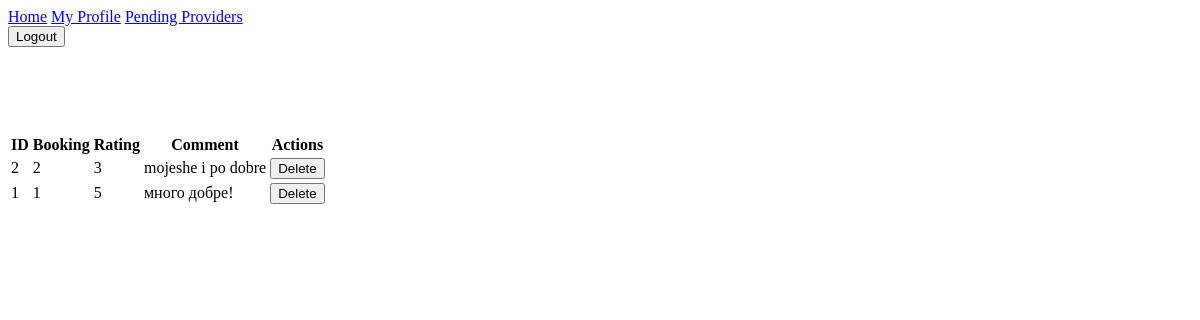
The app's page /admin/reviews (signed in) with its own data.
### app/models/review.py (models this page shows, shortened)
class Review(db.Model):
    __tablename__ = "reviews"
    id = db.Column(db.Integer, primary_key=True)
    booking_id = db.Column(db.Integer, db.ForeignKey("bookings.id"), nullable=False, unique=True, index=True)
    rating = db.Column(db.Integer, nullable=False)
    comment = db.Column(db.Text, nullable=True)
    created_at = db.Column(db.DateTime, nullable=False, default=datetime.utcnow)
    booking = db.relationship("Booking", lazy=True)

### app/routes/admin.py (the view)
@admin_bp.route("/reviews", methods=["GET"])
@login_required
def reviews():
    deny = _admin_only()
    if deny:
        return deny
    items = Review.query.order_by(Review.id.desc()).all()
    return render_template("admin/reviews.html", items=items)

### app/routes/admin.py (called while the page is built)
def _admin_only():
    if current_user.role != "admin":
        flash("Нямаш достъп (admin only).")
        return redirect(url_for("main.home"))
    return None

### app/templates/admin/reviews.html (shortened to what this page needs)
{% extends "base.html" %}
{% block content %}
  <h1>Reviews</h1>
  <table>
    <thead>
      <tr>
        <th>ID</th><th>Booking</th><th>Rating</th><th>Comment</th><th>Actions</th>
      </tr>
    </thead>
    <tbody>
      {% for r in items %}
        <tr>
          <td>{{ r.id }}</td>
          <td>{{ r.booking_id }}</td>
          <td>{{ r.rating }}</td>
          <td>{{ (r.comment or "")[:120] }}{% if r.comment and r.comment|length > 120 %}...{% endif %}</td>
          <td>
            <form method="post" action="{{ url_for('admin.delete_review', review_id=r.id) }}" style="display:inline;">
              <button type="submit">Delete</button>
            </form>
          </td>
        </tr>
      {% endfor %}
    </tbody>
  </table>
{% endblock %}

### app/static/styles/style.css (style rules this page uses)
h1 { font-family: 'Segoe UI', Tahoma, Geneva, Verdana, sans-serif; color: white; }

### records on screen
Review: id "2", booking_id "2", rating "3", comment "mojeshe i po dobre"
Review: id "1", booking_id "1", rating "5", comment "много добре!"
